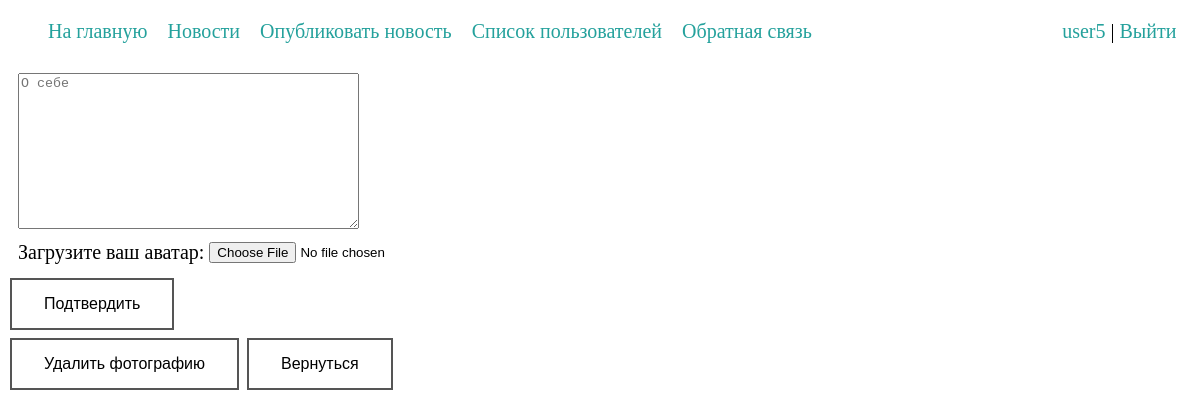
The page /profile/editProfile/ (signed in) on the database as committed earlier.
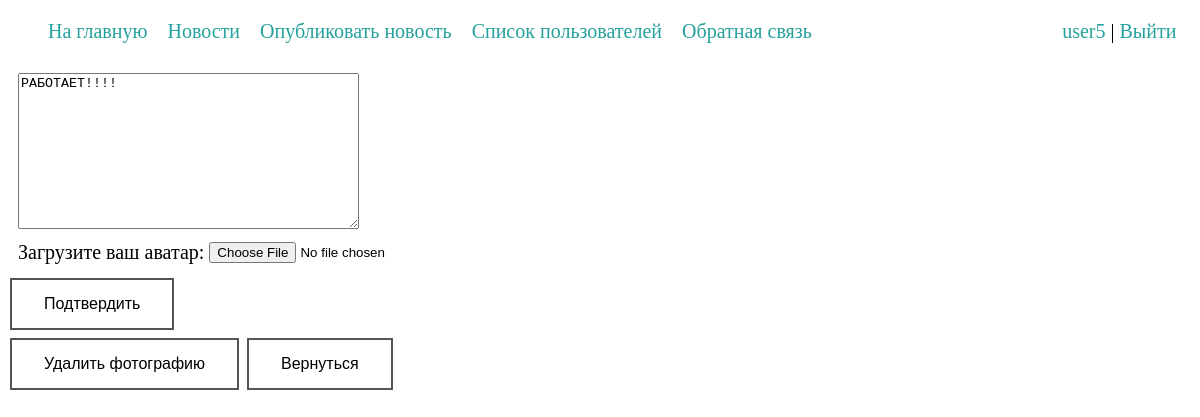
The same page on the database as committed later.
### news/models.py (models this page shows, shortened)
class Profile(models.Model):
    user = models.OneToOneField(User, null=True, on_delete=models.CASCADE)
    about = models.TextField(null=True, blank=True)
    profile_pic = models.ImageField(null=True, blank=True, upload_to="photos/", default="photos/user.png", verbose_name='Фотография пользователя')
    class Meta:
        verbose_name = 'Профиль'
        verbose_name_plural = 'Профили'
        ordering = ['id']

### news/views.py (the view)
# urls.py: path('profile/editProfile/', editProfile, name='editProfile'),
def editProfile(request):
    form = EditProfileForm
    if not request.user.is_authenticated:
        raise Http404
    if request.method == 'POST':
        form = EditProfileForm(request.POST, request.FILES)
        if form.is_valid():
            pu = Profile.objects.get(user_id=request.user.id)
            pu.about = form.cleaned_data['about']
            if form.cleaned_data['profile_pic'] is not None:
                filename = str(pu.profile_pic)
                if filename != "photos/user.png":
                    pathToImg = os.path.join(MEDIA_ROOT, filename)
                    if os.path.isfile(pathToImg):
                        os.remove(pathToImg)
                filename = str(uuid.uuid4())
                file = request.FILES['profile_pic'].read()
                path = os.path.join(MEDIA_ROOT,'photos/', filename + '.png')
                with open(path, 'wb+') as destination:
                    destination.write(file)
                pu.profile_pic = 'photos/' + filename + '.png'
            pu.save()
    else:
        about_user = request.user.profile.about
        form = EditProfileForm(initial={'about': about_user})
    context = {
        'form': form,
        'title': 'Изменить профиль',
        'menu': menu
    }
    return render(request, 'news/editProfile.html', context=context)

### news/forms.py
class EditProfileForm(forms.ModelForm):
    about = forms.CharField(label="", widget=forms.Textarea(attrs={'placeholder': "О себе"}), required=False)
    profile_pic = forms.ImageField(label="Загрузите ваш аватар: ", required=False)
    class Meta:
       model = Profile
       fields = ['about', 'profile_pic']

### news/templates/news/editProfile.html (shortened to what this page needs)
{% extends 'news/base.html' %}
{% load static %}
{% block content %}
    <div class="profileCard">
        <form action="{% url 'editProfile' %}" method="post" enctype="multipart/form-data">
            {% for f in form %}
                <p class="formfield"><label for="{{ f.id_for_label }}">{{ f.label }} </label>{{ f }}</p>
            {% endfor %}
        <button type="submit" class="button5">Подтвердить</button>
        </form>
    </div>
<button class="button5" onclick="window.location.href = '../deleteimage/{{ user.profile.id }}';">Удалить фотографию</button>
<button class="button5" onclick="window.location.href = '../../profile/{{ user.profile.id }}';">Вернуться</button>
{% endblock %}

Rows that differ between the two databases and show on the page:
now on this page (row edited): Profile: form "РАБОТАЕТ!!!!"
